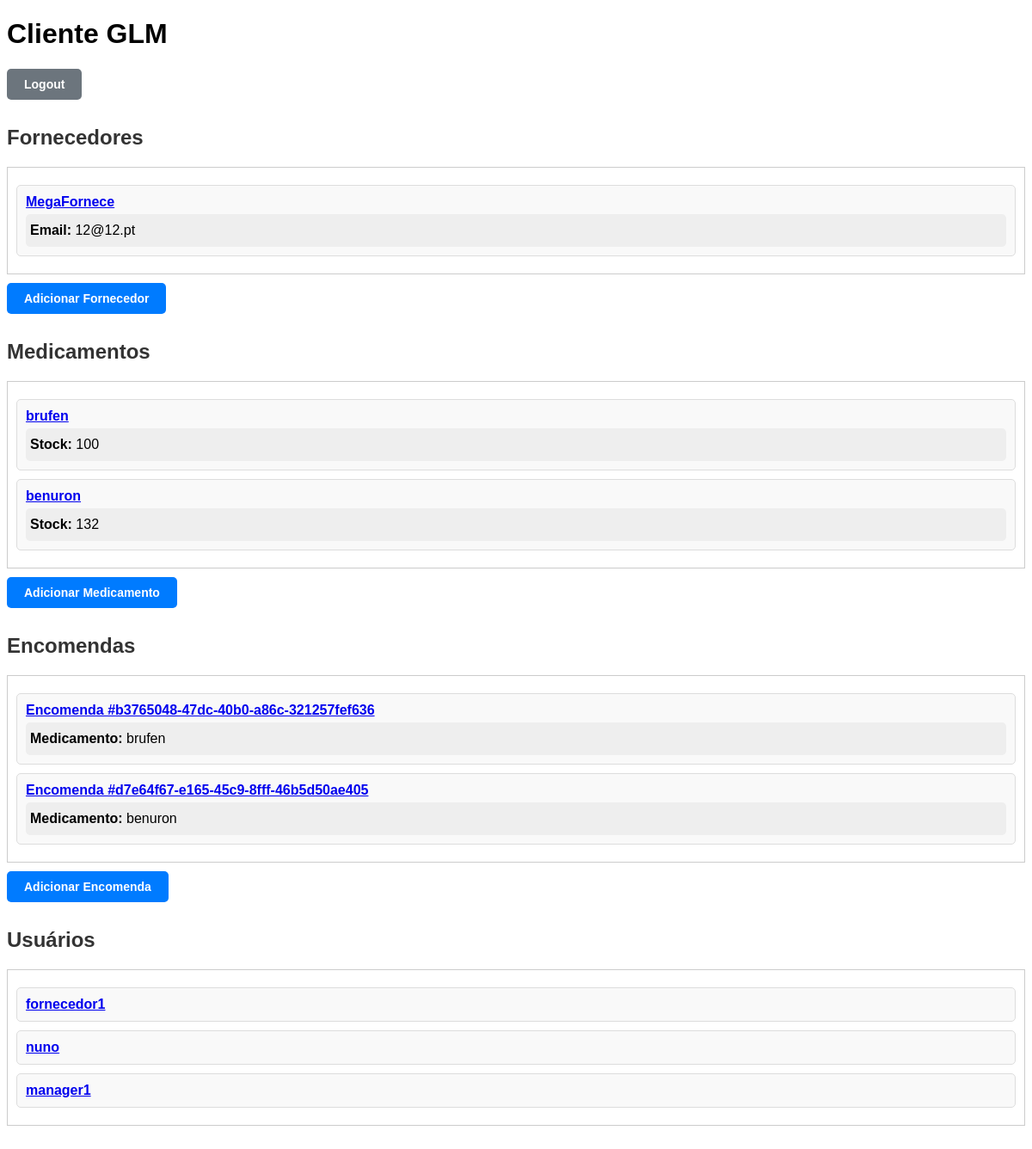
Page /glm/ (signed in) on the committed database.
### glm/models.py (models this page shows, shortened)
class Fornecedor(models.Model):
    id = models.UUIDField(primary_key=True, default=uuid.uuid4, editable=False)
    user = models.OneToOneField(User, on_delete=models.CASCADE)
    nome = models.CharField(max_length=100)
    contacto = models.CharField(max_length=15)
    email = models.EmailField()

class Medicamento(models.Model):
    id = models.UUIDField(primary_key=True, default=uuid.uuid4, editable=False)
    nome = models.CharField(max_length=100)
    descricao = models.TextField()
    fornecedores = models.ManyToManyField(Fornecedor, blank=True)
    stock = models.IntegerField()
    threshold = models.IntegerField()

class Encomenda(models.Model):
    id = models.UUIDField(primary_key=True, default=uuid.uuid4, editable=False)
    medicamento = models.ForeignKey(Medicamento, on_delete=models.CASCADE)
    fornecedor = models.ForeignKey(Fornecedor, on_delete=models.CASCADE)
    quantidade = models.PositiveIntegerField()
    data_encomenda = models.DateTimeField(auto_now_add=True)
    concluida = models.BooleanField(default=False)
    data_confirmacao = models.DateTimeField(null=True, blank=True)

### glm/views.py (the view, shortened to what this page needs)
# urls.py: path('', glm_client, name='glm_client'),
@login_required
def glm_client(request):
    is_staff = request.user.is_staff
    fornecedor = getattr(request.user, 'fornecedor', None)
    fornecedores = Fornecedor.objects.all() if is_staff else None
    if is_staff:
        medicamentos = Medicamento.objects.all()
        encomendas = Encomenda.objects.all()
    users = User.objects.all() if is_staff else None
    context = {
        'fornecedores': fornecedores,
        'medicamentos': medicamentos,
        'encomendas': encomendas,
        'users': users,
    }
    return render(request, 'glm/glm_client.html', context)

### glm/templates/glm/glm_client.html (shortened to what this page needs)
<!DOCTYPE html>
<html lang="pt-PT">
<head>
</head>
<body>
    <h1>Cliente GLM</h1>
    {% if user.is_authenticated %}
        <div class="section">
            <form action="{% url 'logout' %}" method="post">
                <button type="submit" class="btn logout-btn">Logout</button>
            </form>
        </div>
        {% if user.is_staff %}
            <div class="section">
                <h2>Fornecedores</h2>
                <div class="list-container">
                    {% if fornecedores %}
                        {% for fornecedor in fornecedores %}
                            <div class="item">
                                <a href="{% url 'detalhes_fornecedor' fornecedor.id %}" class="item-name">{{ fornecedor.nome }}</a>
                                <div class="item-details">
                                    <div class="item-info"><strong>Email:</strong> {{ fornecedor.email }}</div>
                                </div>
                            </div>
                        {% endfor %}
                    {% else %}
                        <p>Nenhum fornecedor encontrado.</p>
                    {% endif %}
                </div>
                <a href="{% url 'adicionar_fornecedor' %}" class="btn btn-primary">Adicionar Fornecedor</a>
            </div>
            <div class="section">
                <h2>Medicamentos</h2>
                <div class="list-container">
                    {% if medicamentos %}
                        {% for medicamento in medicamentos %}
                            <div class="item">
                                <a href="{% url 'detalhes_medicamento' medicamento.id %}" class="item-name">{{ medicamento.nome }}</a>
                                <div class="item-details">
                                    <div class="item-info"><strong>Stock:</strong> {{ medicamento.stock }}</div>
                                </div>
                            </div>
                        {% endfor %}
                    {% else %}
                        <p>Nenhum medicamento encontrado.</p>
                    {% endif %}
                </div>
                <a href="{% url 'adicionar_medicamento' %}" class="btn btn-primary">Adicionar Medicamento</a>
            </div>
            <div class="section">
                <h2>Encomendas</h2>
                <div class="list-container">
                    {% if encomendas %}
                        {% for encomenda in encomendas %}
                            <div class="item">
                                <a href="{% url 'detalhes_encomenda' encomenda.id %}" class="item-name">Encomenda #{{ encomenda.id }}</a>
                                <div class="item-details">
                                    <div class="item-info"><strong>Medicamento:</strong> {{ encomenda.medicamento.nome }}</div>
                                </div>
                            </div>
                        {% endfor %}
                    {% else %}
                        <p>Nenhuma encomenda encontrada.</p>
                    {% endif %}
                </div>
                <a href="{% url 'adicionar_encomenda' %}" class="btn btn-primary">Adicionar Encomenda</a>
            </div>
            <div class="section">
                <h2>Usuários</h2>
                <div class="list-container">
                    {% if users %}
                        {% for user in users %}
                            <div class="item">
                                <a href="{% url 'detalhes_user' user.id %}" class="item-name">{{ user.username }}</a>
                            </div>
                        {% endfor %}
                    {% else %}
                        <p>Nenhum usuário encontrado.</p>
                    {% endif %}
                </div>
            </div>
        {% endif %}
    {% else %}
        <div class="section">
            <h2>Você precisa estar logado para acessar esta página</h2>
            <a href="{% url 'login' %}" class="btn btn-primary">Login</a>
            <a href="{% url 'register' %}" class="btn btn-primary">Registrar-se</a>
        </div>
    {% endif %}
</body>
</html>

### glm/templates/glm/glm_client.html (style rules this page uses)
body { font-family: Arial, sans-serif; }
.section { margin-bottom: 30px; }
h2 { color: #333; }
.list-container { max-height: 200px; overflow-y: scroll; border: 1px solid #ccc; padding: 10px; margin-bottom: 10px; }
.item { margin: 10px 0; padding: 10px; border: 1px solid #ddd; background-color: #f9f9f9; border-radius: 5px; }
.item-details { margin-top: 5px; padding: 5px; background-color: #eee; border-radius: 5px; }
.item-name { font-weight: bold; }
.item-info { margin: 5px 0; }
.btn { display: inline-block; padding: 10px 20px; font-size: 14px; font-weight: bold; text-align: center; text-decoration: none; color: white; background-color: #007bff; border-radius: 5px; border: none; cursor: pointer; }
.btn-primary { background-color: #007bff; }
.logout-btn { background-color: #6c757d; }

### rows in the picture
Fornecedor: nome "MegaFornece", email "12@12.pt"
Medicamento: nome "brufen", stock "100"
Medicamento: nome "benuron", stock "132"
Encomenda: id "b3765048-47dc-40b0-a86c-321257fef636", medicamento.nome "brufen"
Encomenda: id "d7e64f67-e165-45c9-8fff-46b5d50ae405", medicamento.nome "benuron"

### other values in the picture
{{ user.username }} "fornecedor1"
{{ user.username }} "nuno"
{{ user.username }} "manager1"
